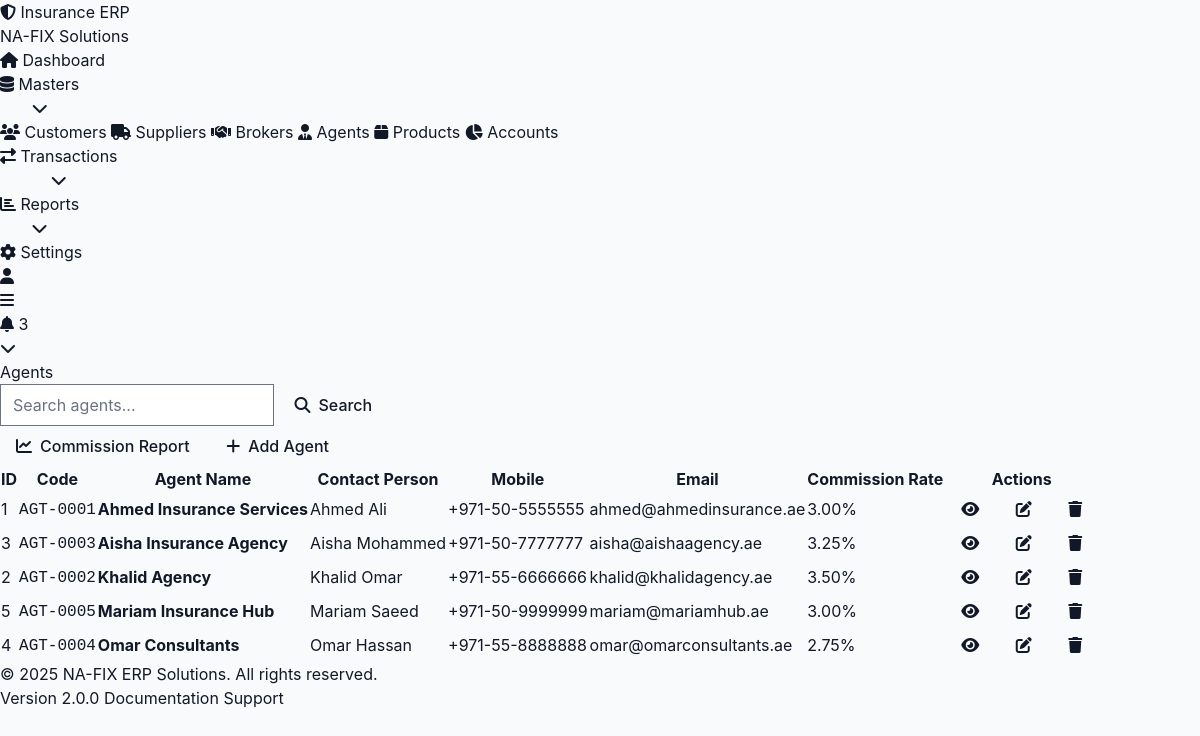
Screenshot of /index.php/agents with the database file from the repository.
### tables this page shows
CREATE TABLE IF NOT EXISTS `agent` (
  `agent_id` int(11) NOT NULL AUTO_INCREMENT,
  `agent_code` varchar(50) DEFAULT NULL,
  `agent_name` varchar(255) NOT NULL,
  `contact_person` varchar(255) DEFAULT NULL,
  `mobile` varchar(20) NOT NULL,
  `email` varchar(100) DEFAULT NULL,
  `address` text,
  `commission_rate` decimal(5,2) DEFAULT 0.00,
  `status` tinyint(1) DEFAULT 1,
  PRIMARY KEY (`agent_id`),
  UNIQUE KEY `agent_code` (`agent_code`)
);

### application/controllers/Agents.php (called while the page is built, shortened)
<?php
class Agents extends CI_Controller {
    public function __construct() {
        $this->load->model('Agent_model');
    }
    public function index() {
        $page = $this->input->get('page') ?? 1;
        $search = $this->input->get('search') ?? '';
        $result = $this->Agent_model->get_paginated(25, $page, $search);
        $data = [
            'page_title' => 'Agents',
            'agents' => $result->data,
            'pagination' => $result,
            'search' => $search,
            'main_content' => 'agents/index'
        ];
        $this->load->view('templates/modern_layout', $data);
    }
}

### index.php (called while the page is built, shortened)
<?php
require_once BASEPATH.'core/CodeIgniter.php';

### application/models/Agent_model.php (called while the page is built, shortened)
<?php
class Agent_model extends MY_Model {
    protected $table = 'agent';
    public function get_paginated($per_page = 25, $page = 1, $search = '') {
        $offset = ($page - 1) * $per_page;
        $this->db->select('*');
        $this->db->from($this->table);
        $total = $this->db->count_all_results('', false);
        $this->db->limit($per_page, $offset);
        $this->db->order_by('agent_name', 'ASC');
        $data = $this->db->get()->result();
        return (object) [
            'data' => $data,
            'total' => $total,
            'per_page' => $per_page,
            'current_page' => $page,
            'total_pages' => ceil($total / $per_page)
        ];
    }
}

### application/views/agents/index.php (the view, shortened to what this page needs)
<div class="flex justify-between items-center mb-6">
    <div class="flex gap-4">
        <form method="get" action="<?php echo base_url('agents'); ?>" class="flex gap-2">
            <input type="text"
                   name="search"
                   value="<?php echo htmlspecialchars($search); ?>"
                   placeholder="Search agents..."
                   class="px-4 py-2 border border-gray-300 rounded-lg focus:ring-2 focus:ring-primary-500">
            <button type="submit" class="btn btn-secondary">
                <i class="fas fa-search"></i> Search
            </button>
        </form>
    </div>
    <div class="flex gap-2">
        <a href="<?php echo base_url('agents/commission_report'); ?>" class="btn btn-secondary">
            <i class="fas fa-chart-line"></i> Commission Report
        </a>
        <a href="<?php echo base_url('agents/add'); ?>" class="btn btn-primary">
            <i class="fas fa-plus"></i> Add Agent
        </a>
    </div>
</div>
<div class="overflow-x-auto">
        <?php if (empty($agents)): ?>
            <tr>
                <td colspan="8" class="text-center py-8 text-gray-500">
                    <i class="fas fa-user-tie text-4xl mb-2"></i>
                    <p>No agents found</p>
                </td>
            </tr>
        <?php else: ?>
            <?php foreach ($agents as $agent): ?>
                <tr>
                    <td><?php echo $agent->agent_id; ?></td>
                    <td><code class="text-sm"><?php echo htmlspecialchars($agent->agent_code ?? 'N/A'); ?></code></td>
                    <td><strong><?php echo htmlspecialchars($agent->agent_name); ?></strong></td>
                    <td><?php echo htmlspecialchars($agent->contact_person ?? 'N/A'); ?></td>
                    <td><?php echo htmlspecialchars($agent->mobile); ?></td>
                    <td><?php echo htmlspecialchars($agent->email ?? 'N/A'); ?></td>
                    <td><span class="badge badge-success"><?php echo number_format($agent->commission_rate ?? 0, 2); ?>%</span></td>
                    <td>
                        <div class="flex gap-2">
                            <a href="<?php echo base_url('agents/view/' . $agent->agent_id); ?>"
                               class="btn btn-sm btn-info" title="View">
                                <i class="fas fa-eye"></i>
                            </a>
                            <a href="<?php echo base_url('agents/edit/' . $agent->agent_id); ?>"
                               class="btn btn-sm btn-primary" title="Edit">
                                <i class="fas fa-edit"></i>
                            </a>
                            <button onclick="confirmDelete(<?php echo $agent->agent_id; ?>)"
                                    class="btn btn-sm btn-danger" title="Delete">
                                <i class="fas fa-trash"></i>
                            </button>
                        </div>
                    </td>
                </tr>
            <?php endforeach; ?>
        <?php endif; ?>
</div>

### rows the page displays
agent: agent_id "1", agent_code "AGT-0001", agent_name "Ahmed Insurance Services", contact_person "Ahmed Ali", mobile "+971-50-5555555", email "ahmed@ahmedinsurance.ae", commission_rate "3.00"
agent: agent_id "3", agent_code "AGT-0003", agent_name "Aisha Insurance Agency", contact_person "Aisha Mohammed", mobile "+971-50-7777777", email "aisha@aishaagency.ae", commission_rate "3.25"
agent: agent_id "2", agent_code "AGT-0002", agent_name "Khalid Agency", contact_person "Khalid Omar", mobile "+971-55-6666666", email "khalid@khalidagency.ae", commission_rate "3.50"
agent: agent_id "5", agent_code "AGT-0005", agent_name "Mariam Insurance Hub", contact_person "Mariam Saeed", mobile "+971-50-9999999", email "mariam@mariamhub.ae", commission_rate "3.00"
agent: agent_id "4", agent_code "AGT-0004", agent_name "Omar Consultants", contact_person "Omar Hassan", mobile "+971-55-8888888", email "omar@omarconsultants.ae", commission_rate "2.75"

### other values shown
$title "Agents"
$header "ID"
$header "Code"
$header "Agent Name"
$header "Contact Person"
$header "Mobile"
$header "Email"
$header "Commission Rate"
$header "Actions"
